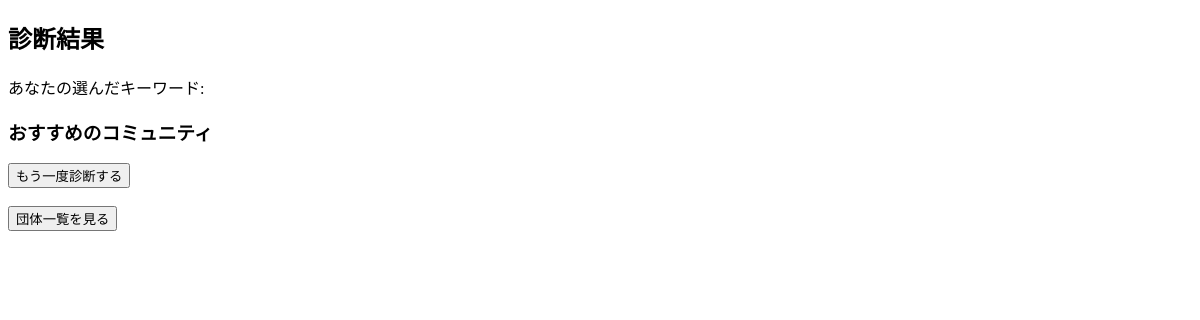
/result/ (signed in), run on an earlier commit of the app's database.
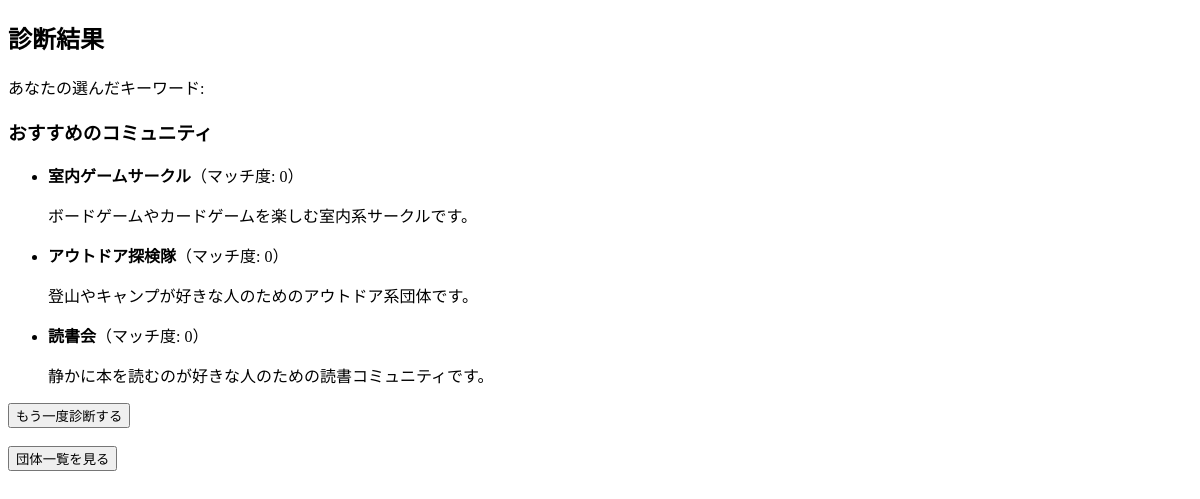
And on a later commit of the database.
### community_app/models.py (models this page shows, shortened)
class Community(models.Model):
    name = models.CharField(max_length=100)
    description = models.TextField()
    tags = models.TextField(help_text="カンマ区切りでタグを入力してください。例: インドア派,はい")

### community_app/views.py (the view)
# urls.py: path('result/', views.result_page, name='result_page'),# 結果ページ（要ログイン）
@login_required
def result_page(request):
    user_answers = UserAnswer.objects.filter(user=request.user)
    keywords = [ua.choice.text for ua in user_answers]
    scored_communities = []
    for community in Community.objects.all():
        score = sum(1 for kw in keywords if kw in community.tags)
        scored_communities.append((community, score))
    top_matches = sorted(scored_communities, key=lambda x: x[1], reverse=True)[:3]
    return render(request, 'community_app/result.html', {
        'matches': top_matches,
        'keywords': keywords
    })

### templates/community_app/result.html (shortened to what this page needs)
<!DOCTYPE html>
<html>
<head>
</head>
<body>
    <h2>診断結果</h2>
    <p>あなたの選んだキーワード: {{ keywords|join:", " }}</p>
    <h3>おすすめのコミュニティ</h3>
    <ul>
        {% for community, score in matches %}
            <li>
                <strong>{{ community.name }}</strong>（マッチ度: {{ score }}）
                <p>{{ community.description }}</p>
            </li>
        {% endfor %}
    </ul>
    <a href="{% url 'survey_page' %}"><button>もう一度診断する</button></a>
    <br><br>
    <a href="{% url 'community_list' %}"><button>団体一覧を見る</button></a>
</body>
</html>

What changed in the data, as far as the page shows it:
added Community: name "室内ゲームサークル", score "0", description "ボードゲームやカードゲームを楽しむ室内系サークルです。"
added Community: name "アウトドア探検隊", score "0", description "登山やキャンプが好きな人のためのアウトドア系団体です。"
added Community: name "読書会", score "0", description "静かに本を読むのが好きな人のための読書コミュニティです。"
